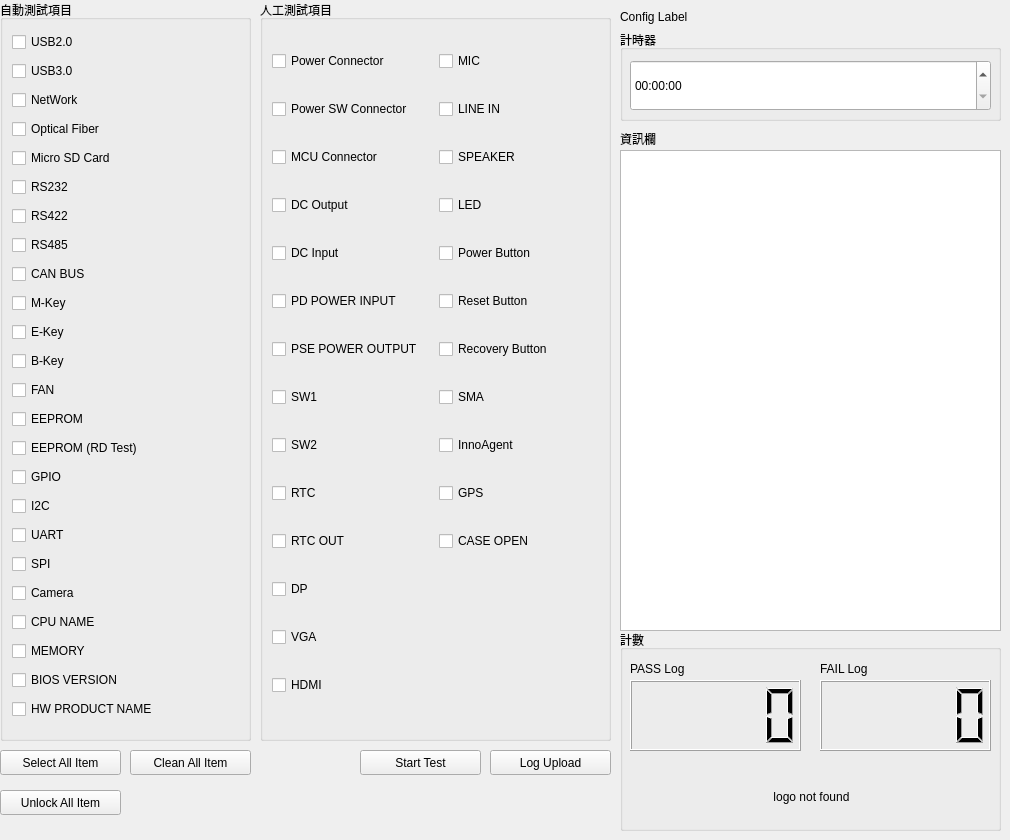
    <widget class="QWidget" name="Test_Items">
     <attribute name="title">
      <string>測試項目</string>
     </attribute>
     <widget class="QGroupBox" name="auto_test_GroupBox">
      <property name="geometry">
       <rect>
        <x>0</x>
        <y>0</y>
        <width>251</width>
        <height>741</height>
       </rect>
      </property>
      <property name="title">
       <string>自動測試項目</string>
      </property>
      <layout class="QGridLayout" name="gridLayout">
       <item row="6" column="0">
        <widget class="QCheckBox" name="checkBox_RS422">
         <property name="text">
          <string>RS422</string>
         </property>
        </widget>
       </item>
       <item row="16" column="0">
        <widget class="QCheckBox" name="checkBox_I2C">
         <property name="text">
          <string>I2C</string>
         </property>
        </widget>
       </item>
       <item row="21" column="0">
        <widget class="QCheckBox" name="checkBox_MEM">
         <property name="text">
          <string>MEMORY</string>
         </property>
        </widget>
       </item>
       <item row="18" column="0">
        <widget class="QCheckBox" name="checkBox_SPI">
         <property name="text">
          <string>SPI</string>
         </property>
        </widget>
       </item>
       <item row="12" column="0">
        <widget class="QCheckBox" name="checkBox_FAN">
         <property name="text">
          <string>FAN</string>
         </property>
        </widget>
       </item>
       <item row="9" column="0">
        <widget class="QCheckBox" name="checkBox_MKEY">
         <property name="text">
          <string>M-Key</string>
         </property>
        </widget>
       </item>
       <item row="1" column="0">
        <widget class="QCheckBox" name="checkBox_USB3">
         <property name="text">
          <string>USB3.0</string>
         </property>
        </widget>
       </item>
       <item row="19" column="0">
        <widget class="QCheckBox" name="checkBox_CAMERA">
         <property name="text">
          <string>Camera</string>
         </property>
        </widget>
       </item>
       <item row="22" column="0">
        <widget class="QCheckBox" name="checkBox_BIOSVER">
         <property name="text">
          <string>BIOS VERSION</string>
         </property>
        </widget>
       </item>
       <item row="11" column="0">
        <widget class="QCheckBox" name="checkBox_BKEY">
         <property name="text">
          <string>B-Key</string>
         </property>
        </widget>
       </item>
       <item row="5" column="0">
        <widget class="QCheckBox" name="checkBox_RS232">
         <property name="text">
          <string>RS232</string>
         </property>
        </widget>
       </item>
       <item row="4" column="0">
        <widget class="QCheckBox" name="checkBox_MICROSD">
         <property name="text">
          <string>Micro SD Card</string>
         </property>
        </widget>
       </item>
       <item row="14" column="0">
        <widget class="QCheckBox" name="checkBox_EEPROMRD">
         <property name="text">
          <string>EEPROM (RD Test)</string>
         </property>
        </widget>
       </item>
       <item row="10" column="0">
        <widget class="QCheckBox" name="checkBox_EKEY">
         <property name="text">
          <string>E-Key</string>
         </property>
        </widget>
       </item>
       <item row="17" column="0">
        <widget class="QCheckBox" name="checkBox_UART">
         <property name="text">
          <string>UART</string>
         </property>
        </widget>
       </item>
       <item row="13" column="0">
        <widget class="QCheckBox" name="checkBox_EEPROM">
         <property name="text">
          <string>EEPROM</string>
         </property>
        </widget>
       </item>
       <item row="15" column="0">
        <widget class="QCheckBox" name="checkBox_GPIO">
         <property name="text">
          <string>GPIO</string>
         </property>
        </widget>
       </item>
       <item row="2" column="0">
        <widget class="QCheckBox" name="checkBox_NETWORK">
         <property name="text">
          <string>NetWork</string>
         </property>
        </widget>
       </item>
       <item row="0" column="0">
        <widget class="QCheckBox" name="checkBox_USB2">
         <property name="text">
          <string>USB2.0</string>
         </property>
        </widget>
       </item>
       <item row="7" column="0">
        <widget class="QCheckBox" name="checkBox_RS485">
         <property name="text">
          <string>RS485</string>
         </property>
        </widget>
       </item>
       <item row="20" column="0">
        <widget class="QCheckBox" name="checkBox_CPU">
         <property name="text">
          <string>CPU NAME</string>
         </property>
        </widget>
       </item>
       <item row="8" column="0">
        <widget class="QCheckBox" name="checkBox_CANBUS">
         <property name="text">
          <string>CAN BUS</string>
         </property>
        </widget>
       </item>
       <item row="3" column="0">
        <widget class="QCheckBox" name="checkBox_FIBER">
         <property name="text">
          <string>Optical Fiber</string>
         </property>
        </widget>
       </item>
       <item row="23" column="0">
        <widget class="QCheckBox" name="checkBox_HWPRODUCTNAME">
         <property name="text">
          <string>HW PRODUCT NAME</string>
         </property>
        </widget>
       </item>
      </layout>
     </widget>
     <widget class="QTextEdit" name="Information_textEdit">
      <property name="geometry">
       <rect>
        <x>620</x>
        <y>150</y>
        <width>381</width>
        <height>481</height>
       </rect>
      </property>
     </widget>
     <widget class="QPushButton" name="Button_iTem_Clean">
      <property name="geometry">
       <rect>
        <x>130</x>
        <y>750</y>
        <width>121</width>
        <height>25</height>
       </rect>
      </property>
      <property name="text">
       <string>Clean All Item</string>
      </property>
     </widget>
     <widget class="QPushButton" name="Button_Start_Test">
      <property name="geometry">
       <rect>
        <x>360</x>
        <y>750</y>
        <width>121</width>
        <height>25</height>
       </rect>
      </property>
      <property name="text">
       <string>Start Test</string>
      </property>
     </widget>
     <widget class="QPushButton" name="Button_iTem_Select">
      <property name="geometry">
       <rect>
        <x>0</x>
        <y>750</y>
        <width>121</width>
        <height>25</height>
       </rect>
      </property>
      <property name="text">
       <string>Select All Item</string>
      </property>
     </widget>
     <widget class="QPushButton" name="Button_Upload">
      <property name="geometry">
       <rect>
        <x>490</x>
        <y>750</y>
        <width>121</width>
        <height>25</height>
       </rect>
      </property>
      <property name="text">
       <string>Log Upload</string>
      </property>
     </widget>
     <widget class="QGroupBox" name="pass_fail_count_groupBox">
      <property name="geometry">
       <rect>
        <x>620</x>
        <y>630</y>
        <width>381</width>
        <height>201</height>
       </rect>
      </property>
      <property name="title">
       <string>計數</string>
      </property>
      <widget class="QLCDNumber" name="pass_lcdNumber">
       <property name="geometry">
        <rect>
         <x>10</x>
         <y>50</y>
         <width>171</width>
         <height>71</height>
        </rect>
       </property>
      </widget>
      <widget class="QLCDNumber" name="fail_lcdNumber">
       <property name="geometry">
        <rect>
         <x>200</x>
         <y>50</y>
         <width>171</width>
         <height>71</height>
        </rect>
       </property>
      </widget>
      <widget class="QLabel" name="pass_label">
       <property name="geometry">
        <rect>
         <x>10</x>
         <y>30</y>
         <width>67</width>
         <height>17</height>
        </rect>
       </property>
       <property name="text">
        <string>PASS Log</string>
       </property>
      </widget>
      <widget class="QLabel" name="fail_label">
       <property name="geometry">
        <rect>
         <x>200</x>
         <y>30</y>
         <width>67</width>
         <height>17</height>
        </rect>
       </property>
       <property name="text">
        <string>FAIL Log</string>
       </property>
      </widget>
      <widget class="QLabel" name="logo_label">
       <property name="geometry">
        <rect>
         <x>66</x>
         <y>136</y>
         <width>251</width>
         <height>61</height>
        </rect>
       </property>
       <property name="text">
        <string>logo not found</string>
       </property>
       <property name="scaledContents">
        <bool>true</bool>
       </property>
       <property name="alignment">
        <set>Qt::AlignCenter</set>
       </property>
      </widget>
     </widget>
     <widget class="QGroupBox" name="Timer_groupBox">
      <property name="geometry">
       <rect>
        <x>620</x>
        <y>30</y>
        <width>381</width>
        <height>91</height>
       </rect>
      </property>
      <property name="title">
       <string>計時器</string>
      </property>
      <widget class="QTimeEdit" name="timeEdit_Timer">
       <property name="geometry">
        <rect>
         <x>10</x>
         <y>30</y>
         <width>361</width>
         <height>51</height>
        </rect>
       </property>
      </widget>
     </widget>
     <widget class="QLabel" name="config_read_TextLabel">
      <property name="geometry">
       <rect>
        <x>620</x>
        <y>6</y>
        <width>381</width>
        <height>21</height>
       </rect>
      </property>
      <property name="text">
       <string>Config Label</string>
      </property>
     </widget>
     <widget class="QGroupBox" name="manual_test_GroupBox">
      <property name="geometry">
       <rect>
        <x>260</x>
        <y>0</y>
        <width>351</width>
        <height>741</height>
       </rect>
      </property>
      <property name="title">
       <string>人工測試項目</string>
      </property>
      <layout class="QGridLayout" name="gridLayout_4">
       <item row="1" column="0">
        <widget class="QCheckBox" name="checkBox_POWERSWCONNECTOR">
         <property name="text">
          <string>Power SW Connector</string>
         </property>
        </widget>
       </item>
       <item row="5" column="1">
        <widget class="QCheckBox" name="checkBox_RESETBUTTON">
         <property name="text">
          <string>Reset Button</string>
         </property>
        </widget>
       </item>
       <item row="12" column="0">
        <widget class="QCheckBox" name="checkBox_VGA">
         <property name="text">
          <string>VGA</string>
         </property>
        </widget>
       </item>
       <item row="1" column="1">
        <widget class="QCheckBox" name="checkBox_LINEIN">
         <property name="text">
          <string>LINE IN</string>
         </property>
        </widget>
       </item>
       <item row="7" column="1">
        <widget class="QCheckBox" name="checkBox_SMA">
         <property name="text">
          <string>SMA</string>
         </property>
        </widget>
       </item>
       <item row="9" column="0">
        <widget class="QCheckBox" name="checkBox_RTC">
         <property name="text">
          <string>RTC</string>
         </property>
        </widget>
       </item>
       <item row="2" column="0">
        <widget class="QCheckBox" name="checkBox_MCUCONNECTOR">
         <property name="text">
          <string>MCU Connector</string>
         </property>
        </widget>
       </item>
       <item row="4" column="1">
        <widget class="QCheckBox" name="checkBox_POWERBUTTON">
         <property name="text">
          <string>Power Button</string>
         </property>
        </widget>
       </item>
       <item row="0" column="0">
        <widget class="QCheckBox" name="checkBox_POWERCONNECTOR">
         <property name="text">
          <string>Power Connector</string>
         </property>
        </widget>
       </item>
       <item row="15" column="0">
        <widget class="QCheckBox" name="checkBox_HDMI">
         <property name="text">
          <string>HDMI</string>
         </property>
        </widget>
       </item>
       <item row="8" column="0">
        <widget class="QCheckBox" name="checkBox_SW2">
         <property name="text">
          <string>SW2</string>
         </property>
        </widget>
       </item>
       <item row="6" column="0">
        <widget class="QCheckBox" name="checkBox_PSEPOWEROUTPUT">
         <property name="text">
          <string>PSE POWER OUTPUT</string>
         </property>
        </widget>
       </item>
       <item row="4" column="0">
        <widget class="QCheckBox" name="checkBox_DCINPUT">
         <property name="text">
          <string>DC Input</string>
         </property>
        </widget>
       </item>
       <item row="2" column="1">
        <widget class="QCheckBox" name="checkBox_SPEAKER">
         <property name="text">
          <string>SPEAKER</string>
         </property>
        </widget>
       </item>
       <item row="3" column="0">
        <widget class="QCheckBox" name="checkBox_DCOUTPUT">
         <property name="text">
          <string>DC Output</string>
         </property>
        </widget>
       </item>
       <item row="6" column="1">
        <widget class="QCheckBox" name="checkBox_RECOVERYBUTTON">
         <property name="text">
          <string>Recovery Button</string>
         </property>
        </widget>
       </item>
       <item row="0" column="1">
        <widget class="QCheckBox" name="checkBox_MIC">
         <property name="text">
          <string>MIC</string>
         </property>
        </widget>
       </item>
       <item row="7" column="0">
        <widget class="QCheckBox" name="checkBox_SW1">
         <property name="text">
          <string>SW1</string>
         </property>
        </widget>
       </item>
       <item row="5" column="0">
        <widget class="QCheckBox" name="checkBox_PDPOWERINPUT">
         <property name="text">
          <string>PD POWER INPUT</string>
         </property>
        </widget>
       </item>
       <item row="10" column="0">
        <widget class="QCheckBox" name="checkBox_RTCOUT">
         <property name="text">
          <string>RTC OUT</string>
         </property>
        </widget>
       </item>
       <item row="11" column="0">
        <widget class="QCheckBox" name="checkBox_DP">
         <property name="text">
          <string>DP</string>
         </property>
        </widget>
       </item>
       <item row="8" column="1">
        <widget class="QCheckBox" name="checkBox_INNOAGENT">
         <property name="text">
          <string>InnoAgent</string>
         </property>
        </widget>
       </item>
       <item row="9" column="1">
        <widget class="QCheckBox" name="checkBox_GPS">
         <property name="text">
          <string>GPS</string>
         </property>
        </widget>
       </item>
       <item row="3" column="1">
        <widget class="QCheckBox" name="checkBox_LED">
         <property name="text">
          <string>LED</string>
         </property>
        </widget>
       </item>
       <item row="10" column="1">
        <widget class="QCheckBox" name="checkBox_CASEOPEN">
         <property name="text">
          <string>CASE OPEN</string>
         </property>
        </widget>
       </item>
      </layout>
     </widget>
     <widget class="QLabel" name="label_39">
      <property name="geometry">
       <rect>
        <x>620</x>
        <y>130</y>
        <width>91</width>
        <height>17</height>
       </rect>
      </property>
      <property name="text">
       <string>資訊欄</string>
      </property>
     </widget>
     <widget class="QPushButton" name="Button_iTem_Unlock">
      <property name="geometry">
       <rect>
        <x>0</x>
        <y>790</y>
        <width>121</width>
        <height>25</height>
       </rect>
      </property>
      <property name="text">
       <string>Unlock All Item</string>
      </property>
     </widget>
    </widget>
